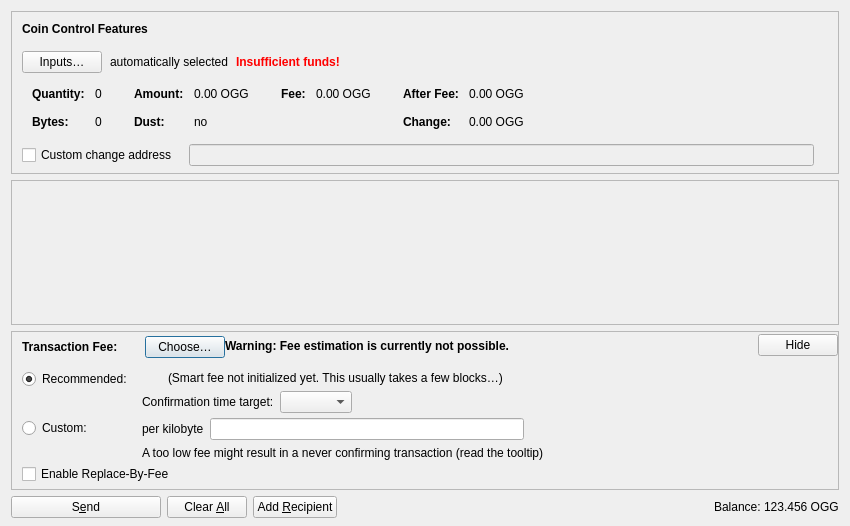
<?xml version="1.0" encoding="UTF-8"?>
<ui version="4.0">
 <class>SendCoinsDialog</class>
 <widget class="QDialog" name="SendCoinsDialog">
  <property name="geometry">
   <rect>
    <x>0</x>
    <y>0</y>
    <width>850</width>
    <height>526</height>
   </rect>
  </property>
  <property name="windowTitle">
   <string>Send Coins</string>
  </property>
  <layout class="QVBoxLayout" name="verticalLayout" stretch="0,1,0,0">
   <property name="bottomMargin">
    <number>8</number>
   </property>
   <item>
    <widget class="QFrame" name="frameCoinControl">
     <property name="sizePolicy">
      <sizepolicy hsizetype="Expanding" vsizetype="Expanding">
       <horstretch>0</horstretch>
       <verstretch>0</verstretch>
      </sizepolicy>
     </property>
     <property name="maximumSize">
      <size>
       <width>16777215</width>
       <height>16777215</height>
      </size>
     </property>
     <property name="frameShape">
      <enum>QFrame::StyledPanel</enum>
     </property>
     <property name="frameShadow">
      <enum>QFrame::Sunken</enum>
     </property>
     <layout class="QVBoxLayout" name="verticalLayoutCoinControl2">
      <property name="spacing">
       <number>0</number>
      </property>
      <property name="leftMargin">
       <number>0</number>
      </property>
      <property name="topMargin">
       <number>0</number>
      </property>
      <property name="rightMargin">
       <number>0</number>
      </property>
      <property name="bottomMargin">
       <number>6</number>
      </property>
      <item>
       <layout class="QVBoxLayout" name="verticalLayoutCoinControl" stretch="0,0,0,0,1">
        <property name="spacing">
         <number>0</number>
        </property>
        <property name="leftMargin">
         <number>10</number>
        </property>
        <property name="topMargin">
         <number>10</number>
        </property>
        <item>
         <layout class="QHBoxLayout" name="horizontalLayoutCoinControl1">
          <property name="bottomMargin">
           <number>15</number>
          </property>
          <item>
           <widget class="QLabel" name="labelCoinControlFeatures">
            <property name="sizePolicy">
             <sizepolicy hsizetype="Preferred" vsizetype="Maximum">
              <horstretch>0</horstretch>
              <verstretch>0</verstretch>
             </sizepolicy>
            </property>
            <property name="font">
             <font>
              <weight>75</weight>
              <bold>true</bold>
             </font>
            </property>
            <property name="styleSheet">
             <string notr="true">font-weight:bold;</string>
            </property>
            <property name="text">
             <string>Coin Control Features</string>
            </property>
           </widget>
          </item>
         </layout>
        </item>
        <item>
         <layout class="QHBoxLayout" name="horizontalLayoutCoinControl2" stretch="0,0,0,0">
          <property name="spacing">
           <number>8</number>
          </property>
          <property name="bottomMargin">
           <number>10</number>
          </property>
          <item>
           <widget class="QPushButton" name="pushButtonCoinControl">
            <property name="styleSheet">
             <string notr="true"/>
            </property>
            <property name="text">
             <string>Inputs…</string>
            </property>
            <property name="autoDefault">
             <bool>false</bool>
            </property>
           </widget>
          </item>
          <item>
           <widget class="QLabel" name="labelCoinControlAutomaticallySelected">
            <property name="text">
             <string>automatically selected</string>
            </property>
            <property name="margin">
             <number>5</number>
            </property>
           </widget>
          </item>
          <item>
           <widget class="QLabel" name="labelCoinControlInsuffFunds">
            <property name="font">
             <font>
              <weight>75</weight>
              <bold>true</bold>
             </font>
            </property>
            <property name="styleSheet">
             <string notr="true">color:red;font-weight:bold;</string>
            </property>
            <property name="text">
             <string>Insufficient funds!</string>
            </property>
            <property name="margin">
             <number>5</number>
            </property>
           </widget>
          </item>
          <item>
           <spacer name="horizontalSpacerCoinControl">
            <property name="orientation">
             <enum>Qt::Horizontal</enum>
            </property>
            <property name="sizeHint" stdset="0">
             <size>
              <width>40</width>
              <height>1</height>
             </size>
            </property>
           </spacer>
          </item>
         </layout>
        </item>
        <item>
         <widget class="QWidget" name="widgetCoinControl" native="true">
          <property name="sizePolicy">
           <sizepolicy hsizetype="Preferred" vsizetype="Preferred">
            <horstretch>0</horstretch>
            <verstretch>0</verstretch>
           </sizepolicy>
          </property>
          <property name="minimumSize">
           <size>
            <width>0</width>
            <height>0</height>
           </size>
          </property>
          <property name="styleSheet">
           <string notr="true"/>
          </property>
          <layout class="QHBoxLayout" name="horizontalLayoutCoinControl5">
           <property name="leftMargin">
            <number>0</number>
           </property>
           <property name="topMargin">
            <number>0</number>
           </property>
           <property name="rightMargin">
            <number>0</number>
           </property>
           <property name="bottomMargin">
            <number>0</number>
           </property>
           <item>
            <layout class="QHBoxLayout" name="horizontalLayoutCoinControl3" stretch="0,0,0,1">
             <property name="spacing">
              <number>20</number>
             </property>
             <property name="topMargin">
              <number>0</number>
             </property>
             <property name="bottomMargin">
              <number>10</number>
             </property>
             <item>
              <layout class="QFormLayout" name="formLayoutCoinControl1">
               <property name="horizontalSpacing">
                <number>10</number>
               </property>
               <property name="verticalSpacing">
                <number>14</number>
               </property>
               <property name="leftMargin">
                <number>10</number>
               </property>
               <property name="topMargin">
                <number>4</number>
               </property>
               <property name="rightMargin">
                <number>6</number>
               </property>
               <item row="0" column="0">
                <widget class="QLabel" name="labelCoinControlQuantityText">
                 <property name="font">
                  <font>
                   <weight>75</weight>
                   <bold>true</bold>
                  </font>
                 </property>
                 <property name="text">
                  <string>Quantity:</string>
                 </property>
                 <property name="margin">
                  <number>0</number>
                 </property>
                </widget>
               </item>
               <item row="0" column="1">
                <widget class="QLabel" name="labelCoinControlQuantity">
                 <property name="cursor">
                  <cursorShape>IBeamCursor</cursorShape>
                 </property>
                 <property name="contextMenuPolicy">
                  <enum>Qt::ActionsContextMenu</enum>
                 </property>
                 <property name="text">
                  <string notr="true">0</string>
                 </property>
                 <property name="margin">
                  <number>0</number>
                 </property>
                 <property name="textInteractionFlags">
                  <set>Qt::LinksAccessibleByMouse|Qt::TextSelectableByKeyboard|Qt::TextSelectableByMouse</set>
                 </property>
                </widget>
               </item>
               <item row="1" column="0">
                <widget class="QLabel" name="labelCoinControlBytesText">
                 <property name="font">
                  <font>
                   <weight>75</weight>
                   <bold>true</bold>
                  </font>
                 </property>
                 <property name="text">
                  <string>Bytes:</string>
                 </property>
                </widget>
               </item>
               <item row="1" column="1">
                <widget class="QLabel" name="labelCoinControlBytes">
                 <property name="cursor">
                  <cursorShape>IBeamCursor</cursorShape>
                 </property>
                 <property name="contextMenuPolicy">
                  <enum>Qt::ActionsContextMenu</enum>
                 </property>
                 <property name="text">
                  <string notr="true">0</string>
                 </property>
                 <property name="textInteractionFlags">
                  <set>Qt::LinksAccessibleByMouse|Qt::TextSelectableByKeyboard|Qt::TextSelectableByMouse</set>
                 </property>
                </widget>
               </item>
              </layout>
             </item>
             <item>
              <layout class="QFormLayout" name="formLayoutCoinControl2">
               <property name="horizontalSpacing">
                <number>10</number>
               </property>
               <property name="verticalSpacing">
                <number>14</number>
               </property>
               <property name="leftMargin">
                <number>6</number>
               </property>
               <property name="topMargin">
                <number>4</number>
               </property>
               <property name="rightMargin">
                <number>6</number>
               </property>
               <item row="0" column="0">
                <widget class="QLabel" name="labelCoinControlAmountText">
                 <property name="font">
                  <font>
                   <weight>75</weight>
                   <bold>true</bold>
                  </font>
                 </property>
                 <property name="text">
                  <string>Amount:</string>
                 </property>
                 <property name="margin">
                  <number>0</number>
                 </property>
                </widget>
               </item>
               <item row="0" column="1">
                <widget class="QLabel" name="labelCoinControlAmount">
                 <property name="cursor">
                  <cursorShape>IBeamCursor</cursorShape>
                 </property>
                 <property name="contextMenuPolicy">
                  <enum>Qt::ActionsContextMenu</enum>
                 </property>
                 <property name="text">
                  <string notr="true">0.00 OGG</string>
                 </property>
                 <property name="textInteractionFlags">
                  <set>Qt::LinksAccessibleByMouse|Qt::TextSelectableByKeyboard|Qt::TextSelectableByMouse</set>
                 </property>
                </widget>
               </item>
               <item row="1" column="0">
                <widget class="QLabel" name="labelCoinControlLowOutputText">
                 <property name="font">
                  <font>
                   <weight>75</weight>
                   <bold>true</bold>
                  </font>
                 </property>
                 <property name="text">
                  <string>Dust:</string>
                 </property>
                </widget>
               </item>
               <item row="1" column="1">
                <widget class="QLabel" name="labelCoinControlLowOutput">
                 <property name="cursor">
                  <cursorShape>IBeamCursor</cursorShape>
                 </property>
                 <property name="contextMenuPolicy">
                  <enum>Qt::ActionsContextMenu</enum>
                 </property>
                 <property name="text">
                  <string notr="true">no</string>
                 </property>
                 <property name="textInteractionFlags">
                  <set>Qt::LinksAccessibleByMouse|Qt::TextSelectableByKeyboard|Qt::TextSelectableByMouse</set>
                 </property>
                </widget>
               </item>
              </layout>
             </item>
             <item>
              <layout class="QFormLayout" name="formLayoutCoinControl3">
               <property name="horizontalSpacing">
                <number>10</number>
               </property>
               <property name="verticalSpacing">
                <number>14</number>
               </property>
               <property name="leftMargin">
                <number>6</number>
               </property>
               <property name="topMargin">
                <number>4</number>
               </property>
               <property name="rightMargin">
                <number>6</number>
               </property>
               <item row="0" column="0">
                <widget class="QLabel" name="labelCoinControlFeeText">
                 <property name="font">
                  <font>
                   <weight>75</weight>
                   <bold>true</bold>
                  </font>
                 </property>
                 <property name="text">
                  <string>Fee:</string>
                 </property>
                 <property name="margin">
                  <number>0</number>
                 </property>
                </widget>
               </item>
               <item row="0" column="1">
                <widget class="QLabel" name="labelCoinControlFee">
                 <property name="cursor">
                  <cursorShape>IBeamCursor</cursorShape>
                 </property>
                 <property name="contextMenuPolicy">
                  <enum>Qt::ActionsContextMenu</enum>
                 </property>
                 <property name="text">
                  <string notr="true">0.00 OGG</string>
                 </property>
                 <property name="textInteractionFlags">
                  <set>Qt::LinksAccessibleByMouse|Qt::TextSelectableByKeyboard|Qt::TextSelectableByMouse</set>
                 </property>
                </widget>
               </item>
              </layout>
             </item>
             <item>
              <layout class="QFormLayout" name="formLayoutCoinControl4">
               <property name="horizontalSpacing">
                <number>10</number>
               </property>
               <property name="verticalSpacing">
                <number>14</number>
               </property>
               <property name="leftMargin">
                <number>6</number>
               </property>
               <property name="topMargin">
                <number>4</number>
               </property>
               <property name="rightMargin">
                <number>6</number>
               </property>
               <item row="0" column="0">
                <widget class="QLabel" name="labelCoinControlAfterFeeText">
                 <property name="font">
                  <font>
                   <weight>75</weight>
                   <bold>true</bold>
                  </font>
                 </property>
                 <property name="text">
                  <string>After Fee:</string>
                 </property>
                 <property name="margin">
                  <number>0</number>
                 </property>
                </widget>
               </item>
               <item row="0" column="1">
                <widget class="QLabel" name="labelCoinControlAfterFee">
                 <property name="cursor">
                  <cursorShape>IBeamCursor</cursorShape>
                 </property>
                 <property name="contextMenuPolicy">
                  <enum>Qt::ActionsContextMenu</enum>
                 </property>
                 <property name="text">
                  <string notr="true">0.00 OGG</string>
                 </property>
                 <property name="textInteractionFlags">
                  <set>Qt::LinksAccessibleByMouse|Qt::TextSelectableByKeyboard|Qt::TextSelectableByMouse</set>
                 </property>
                </widget>
               </item>
               <item row="1" column="0">
                <widget class="QLabel" name="labelCoinControlChangeText">
                 <property name="font">
                  <font>
                   <weight>75</weight>
                   <bold>true</bold>
                  </font>
                 </property>
                 <property name="text">
                  <string>Change:</string>
                 </property>
                </widget>
               </item>
               <item row="1" column="1">
                <widget class="QLabel" name="labelCoinControlChange">
                 <property name="cursor">
                  <cursorShape>IBeamCursor</cursorShape>
                 </property>
                 <property name="contextMenuPolicy">
                  <enum>Qt::ActionsContextMenu</enum>
                 </property>
                 <property name="text">
                  <string notr="true">0.00 OGG</string>
                 </property>
                 <property name="textInteractionFlags">
                  <set>Qt::LinksAccessibleByMouse|Qt::TextSelectableByKeyboard|Qt::TextSelectableByMouse</set>
                 </property>
                </widget>
               </item>
              </layout>
             </item>
            </layout>
           </item>
          </layout>
         </widget>
        </item>
        <item>
         <layout class="QHBoxLayout" name="horizontalLayoutCoinControl4" stretch="0,0,0">
          <property name="spacing">
           <number>12</number>
          </property>
          <property name="sizeConstraint">
           <enum>QLayout::SetDefaultConstraint</enum>
          </property>
          <property name="topMargin">
           <number>5</number>
          </property>
          <property name="rightMargin">
           <number>5</number>
          </property>
          <item>
           <widget class="QCheckBox" name="checkBoxCoinControlChange">
            <property name="toolTip">
             <string>If this is activated, but the change address is empty or invalid, change will be sent to a newly generated address.</string>
            </property>
            <property name="text">
             <string>Custom change address</string>
            </property>
           </widget>
          </item>
          <item>
           <widget class="QValidatedLineEdit" name="lineEditCoinControlChange">
            <property name="enabled">
             <bool>false</bool>
            </property>
            <property name="sizePolicy">
             <sizepolicy hsizetype="Expanding" vsizetype="Fixed">
              <horstretch>0</horstretch>
              <verstretch>0</verstretch>
             </sizepolicy>
            </property>
           </widget>
          </item>
          <item>
           <widget class="QLabel" name="labelCoinControlChangeLabel">
            <property name="sizePolicy">
             <sizepolicy hsizetype="Preferred" vsizetype="Expanding">
              <horstretch>0</horstretch>
              <verstretch>0</verstretch>
             </sizepolicy>
            </property>
            <property name="minimumSize">
             <size>
              <width>0</width>
              <height>0</height>
             </size>
            </property>
            <property name="text">
             <string/>
            </property>
            <property name="margin">
             <number>3</number>
            </property>
           </widget>
          </item>
         </layout>
        </item>
        <item>
         <spacer name="verticalSpacerCoinControl">
          <property name="orientation">
           <enum>Qt::Vertical</enum>
          </property>
          <property name="sizeHint" stdset="0">
           <size>
            <width>800</width>
            <height>1</height>
           </size>
          </property>
         </spacer>
        </item>
       </layout>
      </item>
     </layout>
    </widget>
   </item>
   <item>
    <widget class="QScrollArea" name="scrollArea">
     <property name="widgetResizable">
      <bool>true</bool>
     </property>
     <widget class="QWidget" name="scrollAreaWidgetContents">
      <property name="geometry">
       <rect>
        <x>0</x>
        <y>0</y>
        <width>830</width>
        <height>104</height>
       </rect>
      </property>
      <layout class="QVBoxLayout" name="verticalLayout_2" stretch="0,1">
       <property name="leftMargin">
        <number>0</number>
       </property>
       <property name="topMargin">
        <number>0</number>
       </property>
       <property name="rightMargin">
        <number>0</number>
       </property>
       <property name="bottomMargin">
        <number>0</number>
       </property>
       <item>
        <layout class="QVBoxLayout" name="entries">
         <property name="spacing">
          <number>6</number>
         </property>
        </layout>
       </item>
       <item>
        <spacer name="verticalSpacer">
         <property name="orientation">
          <enum>Qt::Vertical</enum>
         </property>
         <property name="sizeHint" stdset="0">
          <size>
           <width>20</width>
           <height>40</height>
          </size>
         </property>
        </spacer>
       </item>
      </layout>
     </widget>
    </widget>
   </item>
   <item>
    <widget class="QFrame" name="frameFee">
     <property name="sizePolicy">
      <sizepolicy hsizetype="Expanding" vsizetype="Expanding">
       <horstretch>0</horstretch>
       <verstretch>0</verstretch>
      </sizepolicy>
     </property>
     <property name="maximumSize">
      <size>
       <width>16777215</width>
       <height>16777215</height>
      </size>
     </property>
     <property name="frameShape">
      <enum>QFrame::StyledPanel</enum>
     </property>
     <property name="frameShadow">
      <enum>QFrame::Sunken</enum>
     </property>
     <layout class="QVBoxLayout" name="verticalLayoutFee1">
      <property name="spacing">
       <number>0</number>
      </property>
      <property name="leftMargin">
       <number>0</number>
      </property>
      <property name="topMargin">
       <number>0</number>
      </property>
      <property name="rightMargin">
       <number>0</number>
      </property>
      <property name="bottomMargin">
       <number>0</number>
      </property>
      <item>
       <layout class="QVBoxLayout" name="verticalLayoutFee2" stretch="0,0,0">
        <property name="spacing">
         <number>0</number>
        </property>
        <property name="leftMargin">
         <number>10</number>
        </property>
        <property name="topMargin">
         <number>0</number>
        </property>
        <item>
         <layout class="QHBoxLayout" name="horizontalLayoutFee1">
          <property name="bottomMargin">
           <number>0</number>
          </property>
          <item>
           <layout class="QVBoxLayout" name="verticalLayoutFee7">
            <property name="spacing">
             <number>0</number>
            </property>
            <item>
             <spacer name="verticalSpacerSmartFee">
              <property name="orientation">
               <enum>Qt::Vertical</enum>
              </property>
              <property name="sizeType">
               <enum>QSizePolicy::Fixed</enum>
              </property>
              <property name="sizeHint" stdset="0">
               <size>
                <width>1</width>
                <height>4</height>
               </size>
              </property>
             </spacer>
            </item>
            <item>
             <layout class="QHBoxLayout" name="horizontalLayoutSmartFee">
              <property name="spacing">
               <number>10</number>
              </property>
              <item>
               <widget class="QLabel" name="labelFeeHeadline">
                <property name="sizePolicy">
                 <sizepolicy hsizetype="Preferred" vsizetype="Maximum">
                  <horstretch>0</horstretch>
                  <verstretch>0</verstretch>
                 </sizepolicy>
                </property>
                <property name="font">
                 <font>
                  <weight>75</weight>
                  <bold>true</bold>
                 </font>
                </property>
                <property name="styleSheet">
                 <string notr="true">font-weight:bold;</string>
                </property>
                <property name="text">
                 <string>Transaction Fee:</string>
                </property>
               </widget>
              </item>
              <item>
               <widget class="QLabel" name="labelFeeMinimized">
                <property name="text">
                 <string/>
                </property>
               </widget>
              </item>
              <item>
               <widget class="QPushButton" name="buttonChooseFee">
                <property name="text">
                 <string>Choose…</string>
                </property>
               </widget>
              </item>
             </layout>
            </item>
            <item>
             <spacer name="verticalSpacer_5">
              <property name="orientation">
               <enum>Qt::Vertical</enum>
              </property>
              <property name="sizeHint" stdset="0">
               <size>
                <width>1</width>
                <height>1</height>
               </size>
              </property>
             </spacer>
            </item>
           </layout>
          </item>
          <item>
           <widget class="QLabel" name="fallbackFeeWarningLabel">
            <property name="toolTip">
             <string>Using the fallbackfee can result in sending a transaction that will take several hours or days (or never) to confirm. Consider choosing your fee manually or wait until you have validated the complete chain.</string>
            </property>
            <property name="font">
            <font>
                <weight>75</weight>
                <bold>true</bold>
            </font>
            </property>
            <property name="text">
             <string>Warning: Fee estimation is currently not possible.</string>
            </property>
            <property name="wordWrap">
             <bool>false</bool>
            </property>
           </widget>
          </item>
          <item>
           <spacer name="horizontalSpacer_4">
            <property name="orientation">
             <enum>Qt::Horizontal</enum>
            </property>
            <property name="sizeType">
             <enum>QSizePolicy::MinimumExpanding</enum>
            </property>
            <property name="sizeHint" stdset="0">
             <size>
              <width>40</width>
              <height>20</height>
             </size>
            </property>
           </spacer>
          </item>
          <item>
           <widget class="QPushButton" name="buttonMinimizeFee">
            <property name="toolTip">
             <string>Hide transaction fee settings</string>
            </property>
            <property name="text">
             <string>Hide</string>
            </property>
           </widget>
          </item>
         </layout>
        </item>
        <item>
         <widget class="QFrame" name="frameFeeSelection">
          <layout class="QVBoxLayout" name="verticalLayoutFee12">
           <property name="spacing">
            <number>0</number>
           </property>
           <property name="leftMargin">
            <number>0</number>
           </property>
           <property name="topMargin">
            <number>0</number>
           </property>
           <property name="rightMargin">
            <number>0</number>
           </property>
           <property name="bottomMargin">
            <number>0</number>
           </property>
           <item>
            <layout class="QGridLayout" name="gridLayoutFee">
             <property name="topMargin">
              <number>10</number>
             </property>
             <property name="bottomMargin">
              <number>4</number>
             </property>
             <property name="horizontalSpacing">
              <number>10</number>
             </property>
             <property name="verticalSpacing">
              <number>4</number>
             </property>
             <item row="1" column="1">
              <layout class="QVBoxLayout" name="verticalLayoutFee8">
               <property name="spacing">
                <number>6</number>
               </property>
               <item>
                <layout class="QHBoxLayout" name="horizontalLayoutFee13">
                 <item>
                  <widget class="QLabel" name="labelCustomPerKilobyte">
                   <property name="toolTip">
                    <string>Specify a custom fee per kB (1,000 bytes) of the transaction's virtual size.

Note:  Since the fee is calculated on a per-byte basis, a fee rate of "100 satoshis per kvB" for a transaction size of 500 virtual bytes (half of 1 kvB) would ultimately yield a fee of only 50 satoshis.</string>
                   </property>
                   <property name="text">
                    <string>per kilobyte</string>
                   </property>
                  </widget>
                 </item>
                 <item>
                  <widget class="oggnaliveAmountField" name="customFee"/>
                 </item>
                 <item>
                  <spacer name="horizontalSpacer_6">
                   <property name="orientation">
                    <enum>Qt::Horizontal</enum>
                   </property>
                   <property name="sizeHint" stdset="0">
                    <size>
                     <width>1</width>
                     <height>1</height>
                    </size>
                   </property>
                  </spacer>
                 </item>
                </layout>
               </item>
               <item>
                <layout class="QHBoxLayout" name="horizontalLayoutFee8">
                 <item>
                  <widget class="QLabel" name="labelCustomFeeWarning">
                   <property name="enabled">
                    <bool>true</bool>
                   </property>
                   <property name="toolTip">
                    <string>When there is less transaction volume than space in the blocks, miners as well as relaying nodes may enforce a minimum fee. Paying only this minimum fee is just fine, but be aware that this can result in a never confirming transaction once there is more demand for oggnalive transactions than the network can process.</string>
                   </property>
                   <property name="text">
                    <string>A too low fee might result in a never confirming transaction (read the tooltip)</string>
                   </property>
                  </widget>
                 </item>
                 <item>
                  <spacer name="horizontalSpacer_2">
                   <property name="orientation">
                    <enum>Qt::Horizontal</enum>
                   </property>
                   <property name="sizeHint" stdset="0">
                    <size>
                     <width>1</width>
                     <height>1</height>
                    </size>
                   </property>
                  </spacer>
                 </item>
                </layout>
               </item>
              </layout>
             </item>
             <item row="0" column="0">
              <layout class="QVBoxLayout" name="verticalLayoutFee4" stretch="0,1">
               <item>
                <widget class="QRadioButton" name="radioSmartFee">
                 <property name="text">
                  <string>Recommended:</string>
                 </property>
                 <property name="checked">
                  <bool>true</bool>
                 </property>
                 <attribute name="buttonGroup">
                  <string notr="true">groupFee</string>
                 </attribute>
                </widget>
               </item>
               <item>
                <spacer name="verticalSpacer_2">
                 <property name="orientation">
                  <enum>Qt::Vertical</enum>
                 </property>
                 <property name="sizeHint" stdset="0">
                  <size>
                   <width>1</width>
                   <height>1</height>
                  </size>
                 </property>
                </spacer>
               </item>
              </layout>
             </item>
             <item row="1" column="0">
              <layout class="QVBoxLayout" name="verticalLayoutFee9" stretch="0,1">
               <item>
                <widget class="QRadioButton" name="radioCustomFee">
                 <property name="text">
                  <string>Custom:</string>
                 </property>
                 <attribute name="buttonGroup">
                  <string notr="true">groupFee</string>
                 </attribute>
                </widget>
               </item>
               <item>
                <spacer name="verticalSpacer_6">
                 <property name="orientation">
                  <enum>Qt::Vertical</enum>
                 </property>
                 <property name="sizeHint" stdset="0">
                  <size>
                   <width>1</width>
                   <height>1</height>
                  </size>
                 </property>
                </spacer>
               </item>
              </layout>
             </item>
             <item row="0" column="1">
              <layout class="QVBoxLayout" name="verticalLayoutFee3" stretch="0,0,1">
               <property name="spacing">
                <number>6</number>
               </property>
               <property name="topMargin">
                <number>2</number>
               </property>
               <item>
                <layout class="QHBoxLayout" name="horizontalLayoutFee12">
                 <item>
                  <widget class="QLabel" name="labelSmartFee">
                   <property name="text">
                    <string/>
                   </property>
                  </widget>
                 </item>
                 <item>
                  <widget class="QLabel" name="labelFeeEstimation">
                   <property name="text">
                    <string/>
                   </property>
                  </widget>
                 </item>
                 <item>
                  <widget class="QLabel" name="labelSmartFee2">
                   <property name="text">
                    <string>(Smart fee not initialized yet. This usually takes a few blocks…)</string>
                   </property>
                  </widget>
                 </item>
                 <item>
                  <spacer name="horizontalSpacer_5">
                   <property name="orientation">
                    <enum>Qt::Horizontal</enum>
                   </property>
                   <property name="sizeHint" stdset="0">
                    <size>
                     <width>1</width>
                     <height>1</height>
                    </size>
                   </property>
                  </spacer>
                 </item>
                </layout>
               </item>
               <item>
                <layout class="QHBoxLayout" name="horizontalLayoutFee9">
                 <item>
                  <layout class="QVBoxLayout" name="verticalLayoutFee6">
                   <item>
                    <widget class="QLabel" name="labelSmartFee3">
                     <property name="text">
                      <string>Confirmation time target:</string>
                     </property>
                    </widget>
                   </item>
                  </layout>
                 </item>
                 <item>
                  <layout class="QVBoxLayout" name="verticalLayoutFee5">
                   <property name="rightMargin">
                    <number>30</number>
                   </property>
                   <item>
                    <layout class="QHBoxLayout" name="horizontalLayoutConfTarget">
                     <property name="bottomMargin">
                      <number>0</number>
                     </property>
                     <item>
                      <widget class="QComboBox" name="confTargetSelector"/>
                     </item>
                     <item>
                      <spacer name="horizontalSpacerConfTarget">
                       <property name="orientation">
                        <enum>Qt::Horizontal</enum>
                       </property>
                       <property name="sizeHint" stdset="0">
                        <size>
                         <width>40</width>
                         <height>20</height>
                        </size>
                       </property>
                      </spacer>
                     </item>
                    </layout>
                   </item>
                  </layout>
                 </item>
                </layout>
               </item>
               <item>
                <spacer name="verticalSpacer_4">
                 <property name="orientation">
                  <enum>Qt::Vertical</enum>
                 </property>
                 <property name="sizeHint" stdset="0">
                  <size>
                   <width>1</width>
                   <height>1</height>
                  </size>
                 </property>
                </spacer>
               </item>
              </layout>
             </item>
            </layout>
           </item>
           <item>
            <widget class="QCheckBox" name="optInRBF">
             <property name="text">
              <string>Enable Replace-By-Fee</string>
             </property>
             <property name="toolTip">
              <string>With Replace-By-Fee (BIP-125) you can increase a transaction's fee after it is sent. Without this, a higher fee may be recommended to compensate for increased transaction delay risk.</string>
             </property>
            </widget>
           </item>
          </layout>
         </widget>
        </item>
        <item>
         <spacer name="verticalSpacerFee">
          <property name="orientation">
           <enum>Qt::Vertical</enum>
          </property>
          <property name="sizeHint" stdset="0">
           <size>
            <width>40</width>
            <height>5</height>
           </size>
          </property>
         </spacer>
        </item>
       </layout>
      </item>
     </layout>
    </widget>
   </item>
   <item>
    <layout class="QHBoxLayout" name="horizontalLayout">
     <item>
      <widget class="QPushButton" name="sendButton">
       <property name="minimumSize">
        <size>
         <width>150</width>
         <height>0</height>
        </size>
       </property>
       <property name="toolTip">
        <string>Confirm the send action</string>
       </property>
       <property name="text">
        <string>S&amp;end</string>
       </property>
       <property name="icon">
        <iconset resource="../oggnalive.qrc">
         <normaloff>:/icons/send</normaloff>:/icons/send</iconset>
       </property>
       <property name="autoDefault">
        <bool>false</bool>
       </property>
       <property name="default">
        <bool>false</bool>
       </property>
      </widget>
     </item>
     <item>
      <widget class="QPushButton" name="clearButton">
       <property name="sizePolicy">
        <sizepolicy hsizetype="Minimum" vsizetype="Fixed">
         <horstretch>0</horstretch>
         <verstretch>0</verstretch>
        </sizepolicy>
       </property>
       <property name="toolTip">
        <string>Clear all fields of the form.</string>
       </property>
       <property name="text">
        <string>Clear &amp;All</string>
       </property>
       <property name="icon">
        <iconset resource="../oggnalive.qrc">
         <normaloff>:/icons/remove</normaloff>:/icons/remove</iconset>
       </property>
       <property name="autoDefault">
        <bool>false</bool>
       </property>
      </widget>
     </item>
     <item>
      <widget class="QPushButton" name="addButton">
       <property name="toolTip">
        <string>Send to multiple recipients at once</string>
       </property>
       <property name="text">
        <string>Add &amp;Recipient</string>
       </property>
       <property name="icon">
        <iconset resource="../oggnalive.qrc">
         <normaloff>:/icons/add</normaloff>:/icons/add</iconset>
       </property>
       <property name="autoDefault">
        <bool>false</bool>
       </property>
      </widget>
     </item>
     <item>
      <spacer name="horizontalSpacer">
       <property name="orientation">
        <enum>Qt::Horizontal</enum>
       </property>
       <property name="sizeHint" stdset="0">
        <size>
         <width>40</width>
         <height>20</height>
        </size>
       </property>
      </spacer>
     </item>
     <item>
      <layout class="QHBoxLayout" name="horizontalLayout_2">
       <property name="spacing">
        <number>3</number>
       </property>
       <item>
        <widget class="QLabel" name="labelBalanceName">
         <property name="sizePolicy">
          <sizepolicy hsizetype="Preferred" vsizetype="Fixed">
           <horstretch>0</horstretch>
           <verstretch>0</verstretch>
          </sizepolicy>
         </property>
         <property name="text">
          <string>Balance:</string>
         </property>
        </widget>
       </item>
       <item>
        <widget class="QLabel" name="labelBalance">
         <property name="sizePolicy">
          <sizepolicy hsizetype="Preferred" vsizetype="Fixed">
           <horstretch>0</horstretch>
           <verstretch>0</verstretch>
          </sizepolicy>
         </property>
         <property name="cursor">
          <cursorShape>IBeamCursor</cursorShape>
         </property>
         <property name="text">
          <string notr="true">123.456 OGG</string>
         </property>
         <property name="textInteractionFlags">
          <set>Qt::LinksAccessibleByMouse|Qt::TextSelectableByKeyboard|Qt::TextSelectableByMouse</set>
         </property>
        </widget>
       </item>
      </layout>
     </item>
    </layout>
   </item>
  </layout>
 </widget>
 <customwidgets>
  <customwidget>
   <class>QValidatedLineEdit</class>
   <extends>QLineEdit</extends>
   <header>qt/qvalidatedlineedit.h</header>
  </customwidget>
  <customwidget>
   <class>oggnaliveAmountField</class>
   <extends>QLineEdit</extends>
   <header>qt/oggnaliveamountfield.h</header>
   <container>1</container>
  </customwidget>
 </customwidgets>
 <resources>
  <include location="../oggnalive.qrc"/>
 </resources>
 <connections/>
 <buttongroups>
  <buttongroup name="groupFee"/>
 </buttongroups>
</ui>
